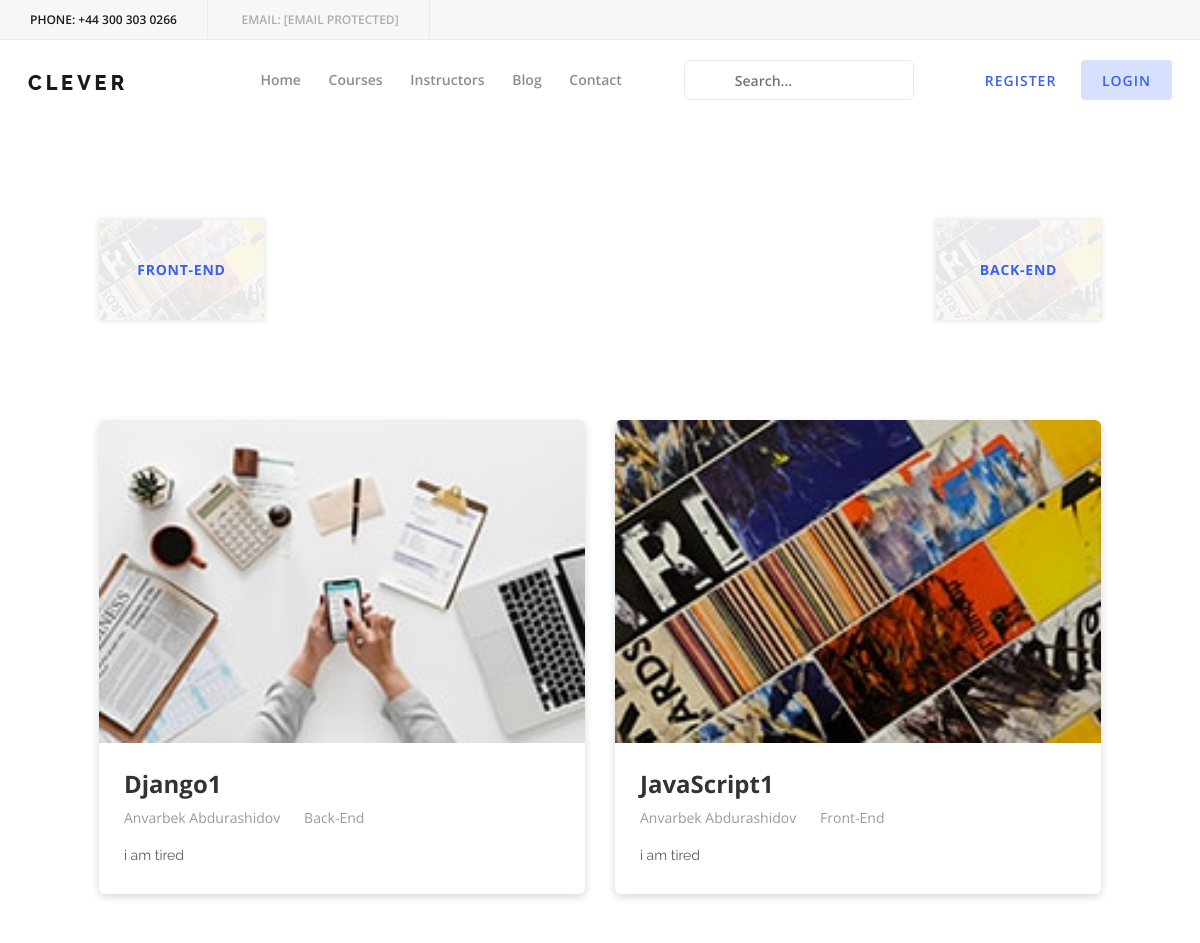
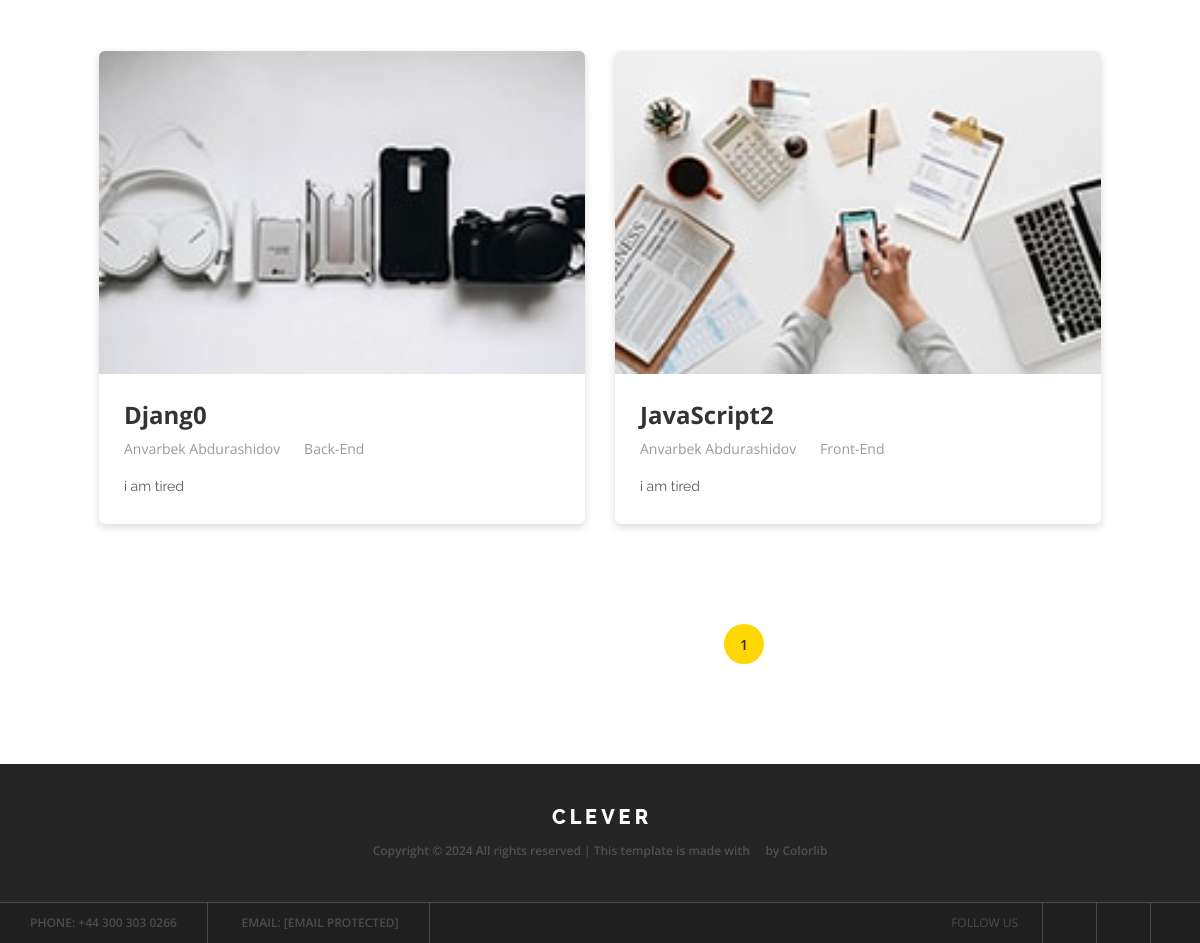
Screenshot of /blog/ (signed in) with the database file from the repository (2 pictures, top to bottom).
### course/models.py (models this page shows, shortened)
class Category(models.Model):
    title = models.CharField(max_length=130)

class Register(models.Model):
    name = models.CharField(max_length=100)
    email = models.EmailField(unique=True)
    phone = models.CharField(max_length=100, unique=True)
    def __str__(self):
        return self.name

### blog/models.py (models this page shows, shortened)
class Blog(models.Model):
    image = models.ImageField(upload_to='blog_image/')
    title = models.CharField(max_length=150)
    author_name = models.ForeignKey(Register, on_delete=models.CASCADE)
    category = models.CharField(max_length=150)
    description = models.TextField()

### blog/views.py (the view)
# urls.py: path('blog/', blog, name='blog'),
@login_required(login_url='login')
def blog(request):
    category = Category.objects.all()
    every_blog = Blog.objects.all()
    category_title = request.GET.get('category')
    category_blog = Paginator(Blog.objects.filter(category=category_title), 4)
    page = request.GET.get('page')
    all_blog = category_blog.get_page(page)
    if not page:
        page = 1
    context = {
        'page': page,
        'all_blog': all_blog,
        'every_blog': every_blog,
        'every_category': category,
        'category_blog': category_blog,
        'category_title': category_title,
    }
    return render(request, 'blog.html', context)

### templates/blog.html (shortened to what this page needs)
<!DOCTYPE html>
{% load static %}
<html lang="en">
<head>
    <link rel="stylesheet" href="{% static 'style.css' %}">
</head>
<body>
<header class="header-area">
    <div class="top-header-area d-flex justify-content-between align-items-center">
        <div class="contact-info">
            <a href="blog.html#"><span>Phone:</span> +44 300 303 0266</a>
            <a href="blog.html#"><span>Email:</span> <span class="__cf_email__"
                                                           data-cfemail="650c0b030a250609001300174b060a08">[email&#160;protected]</span></a>
        </div>
    </div>
    <div class="clever-main-menu">
        <div class="classy-nav-container breakpoint-off">
            <nav class="classy-navbar justify-content-between" id="cleverNav">
                <a class="nav-brand" href="index.html"><img src="{% static 'img/core-img/logo.png' %}" alt=""></a>
                <div class="classy-menu">
                    <div class="classynav">
                        <ul>
                            <li><a href="{% url 'main' %}">Home</a></li>
                            <li><a href="{% url 'url_course' %}">Courses</a></li>
                            <li><a href="{% url 'instructors' %}">Instructors</a></li>
                            <li><a href="{% url 'blog' %}">Blog</a></li>
                            <li><a href="{% url 'contact' %}">Contact</a></li>
                        </ul>
                        <div class="search-area">
                            <form action="{% url 'search' %}" class="search-form">
                                <input name="search" type="search" class="form-control" placeholder="Search...">
                            </form>
                        </div>
                        <div class="register-login-area">
                            <a href="{% url 'register' %}" class="btn">Register</a>
                            <a href="index-login.html" class="btn active">Login</a>
                        </div>
                    </div>
                </div>
            </nav>
        </div>
    </div>
</header>
<section class="blog-area blog-page section-padding-100">
    <div class="container-fluid">
        <div class="row">
            <div class="col-12">
                <div class="blog-catagories mb-70 d-flex flex-wrap justify-content-between">
                    {% for category in every_category %}
                    <div class="single-catagories bg-img"
                         style="background-image: url({% static 'img/bg-img/bc1.jpg' %});">
                        <a href="{% url 'blog' %}?category={{category.title}}">
                            <h6>{{category.title}}</h6>
                        </a>
                    </div>
                    {% endfor %}
                </div>
            </div>
        </div>
        <div class="row">
            {% if all_blog %}
            {% for blog in all_blog %}
            <div class="col-12 col-lg-6">
                <div class="single-blog-area mb-100 wow fadeInUp" data-wow-delay="250ms">
                    <img src="{{blog.image.url}}" alt="">
                    <div class="blog-content">
                        <a href="{% url 'single_blog' blog.id %}"><h4>{{blog.title}}</h4></a>
                        <div class="meta d-flex align-items-center">
                            <a href="">{{blog.author_name}}</a>
                            <span><i class="fa fa-circle" aria-hidden="true"></i></span>
                            <a href="">{{blog.category}}</a>
                        </div>
                        <p>{{blog.description}}</p>
                    </div>
                </div>
            </div>
            {% endfor %}
            {% else %}
            {% for blog in every_blog %}
            <div class="col-12 col-lg-6">
                <div class="single-blog-area mb-100 wow fadeInUp" data-wow-delay="250ms">
                    <img src="{{blog.image.url}}" alt="">
                    <div class="blog-content">
                        <a href="{% url 'single_blog' blog.id %}"><h4>{{blog.title}}</h4></a>
                        <div class="meta d-flex align-items-center">
                            <a href="">{{blog.author_name}}</a>
                            <span><i class="fa fa-circle" aria-hidden="true"></i></span>
                            <a href="">{{blog.category}}</a>
                        </div>
                        <p>{{blog.description}}</p>
                    </div>
                </div>
            </div>
            {% endfor %}
            {% endif %}
        </div>
        <div class="row">
            {% if not all_blog.has_previous%}
            <a href=""
               style="margin-left:640px ; background-color: gold; width: 40px; height: 40px; border-radius: 50px; text-align: center; padding-top:10px">{{page}}</a>
            {% else %}
            <a href=""
               style="margin-left:5px ; background-color: gold; width: 40px; height: 40px; border-radius: 50px; text-align: center; padding-top:10px">{{page}}</a>
            {% endif %}
        </div>
    </div>
</section>
<footer class="footer-area">
    <div class="top-footer-area">
        <div class="container">
            <div class="row">
                <div class="col-12">
                    <div class="footer-logo">
                        <a href="index.html"><img src="img/core-img/logo2.png" alt=""></a>
                    </div>
                    <p><a href="blog.html#">
                        Copyright &copy;
                        All rights reserved | This template is made with <i class="fa fa-heart-o"
                                                                            aria-hidden="true"></i> by <a
                            href="https://colorlib.com" target="_blank">Colorlib</a>
                        </a></p>
                </div>
            </div>
        </div>
    </div>
    <div class="bottom-footer-area d-flex justify-content-between align-items-center">
        <div class="contact-info">
            <a href="blog.html#"><span>Phone:</span> +44 300 303 0266</a>
            <a href="blog.html#"><span>Email:</span> <span class="__cf_email__"
                                                           data-cfemail="fe97909891be9d929b889b8cd09d9193">[email&#160;protected]</span></a>
        </div>
        <div class="follow-us">
            <span>Follow us</span>
            <a href="blog.html#"><i class="fa fa-facebook" aria-hidden="true"></i></a>
            <a href="blog.html#"><i class="fa fa-instagram" aria-hidden="true"></i></a>
            <a href="blog.html#"><i class="fa fa-twitter" aria-hidden="true"></i></a>
        </div>
    </div>
</footer>
</body>
</html>

### rows the page displays
Category: title "FRONT-END"
Category: title "BACK-END"
Blog: image (picture), title "Django1", author_name "Anvarbek Abdurashidov", category "Back-End", description "i am tired"
Blog: image (picture), title "JavaScript1", author_name "Anvarbek Abdurashidov", category "Front-End", description "i am tired"
Blog: image (picture), title "Djang0", author_name "Anvarbek Abdurashidov", category "Back-End", description "i am tired"
Blog: image (picture), title "JavaScript2", author_name "Anvarbek Abdurashidov", category "Front-End", description "i am tired"

### other values shown
{{ page }} "1"
